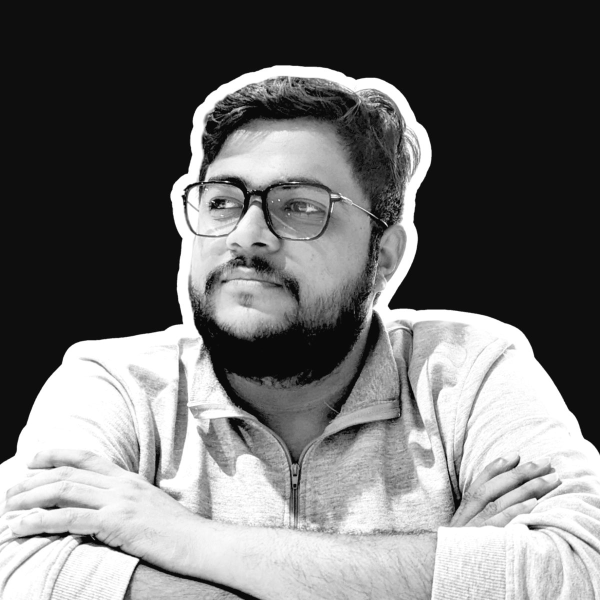
#> input picture assets/img/portrait/saurabh-sticker-1200.jpg, 1200 x 1200 px (shown at 1/2 size)
$ python build-og.py
#> lines starting #> are read from the running program, lines starting #| are printed output that depends on the picture
#!/usr/bin/env python3
"""Compose the Open Graph / Twitter social preview image.

Output: assets/img/og/og-image.png at 1200x630.
Uses the site's self-hosted fonts, so it runs anywhere Pillow does.
"""
from PIL import Image, ImageDraw, ImageFont
import os

ROOT = os.path.dirname(os.path.abspath(__file__))
PORTRAIT = os.path.join(ROOT, "assets/img/portrait/saurabh-sticker-1200.jpg")
ARROW = os.path.join(ROOT, "assets/img/logo/arrow.png")
ARCHIVO = os.path.join(ROOT, "assets/fonts/archivo-latin.woff2")
GEIST = os.path.join(ROOT, "assets/fonts/geist-latin.woff2")
OUT = os.path.join(ROOT, "assets/img/og/og-image.png")

W, H = 1200, 630
BG = (14, 14, 14)        # #0E0E0E
FG = (242, 239, 233)     # #F2EFE9
MUTED = (154, 149, 141)  # #9A958D
LINE = (52, 51, 49)
ACCENT = (255, 117, 31)  # #FF751F
LEFT = 64


def font(path, size, weight, width=None):
    f = ImageFont.truetype(path, size)
    axes = [weight] if width is None else [weight, width]
    f.set_variation_by_axes(axes)
    return f


def tracked(d, xy, text, f, fill, tracking):
    """Draw text with letter-spacing, keeping the font's own kerning."""
    x, y = xy
    for i, ch in enumerate(text):
        d.text((x + f.getlength(text[:i]) + i * tracking, y), ch, font=f, fill=fill)


canvas = Image.new("RGB", (W, H), BG)
#> canvas: PIL image 1200x630 RGB; every value is 14

# Portrait on the right, anchored to the bottom edge. Its background is
# already graded to the page tone, so it sits on the canvas without a frame.
port = Image.open(PORTRAIT).convert("RGB")
#> port is the input picture: PIL image 1200x1200 RGB; min 0, max 255, mean 112.5
size = 640
port = port.resize((size, size), Image.LANCZOS)
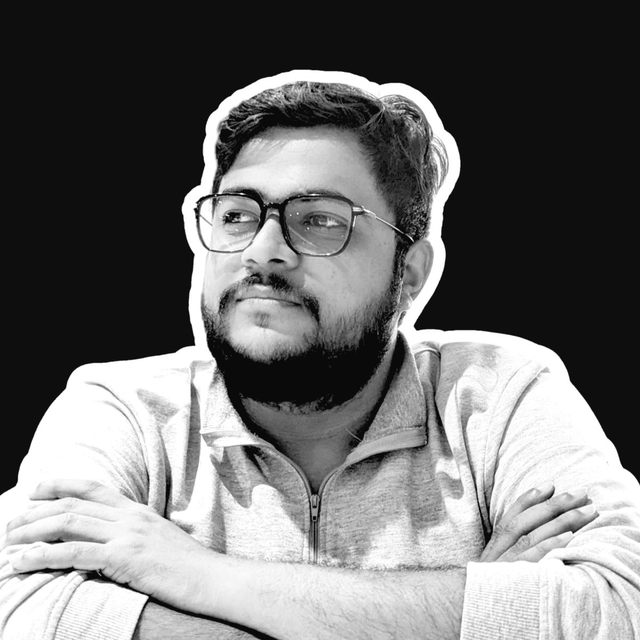
#> port: PIL image 640x640 RGB; min 0, max 255, mean 112.5
canvas.paste(port, (W - size + 40, H - size + 40))
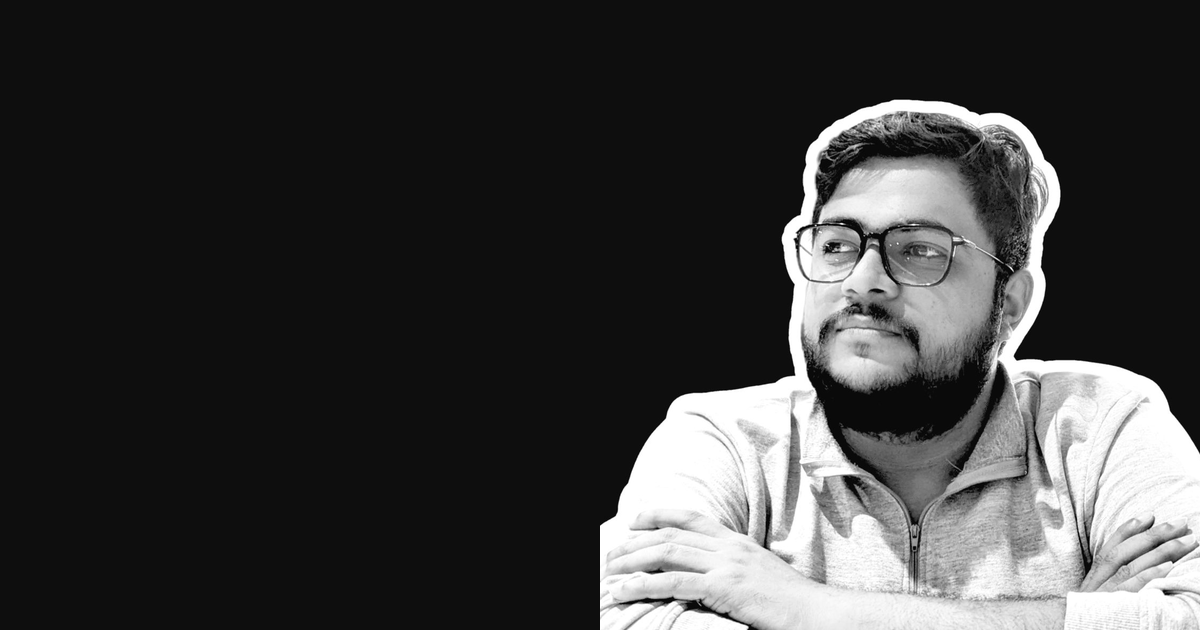
#> canvas: PIL image 1200x630 RGB; min 0, max 255, mean 59.1

d = ImageDraw.Draw(canvas)

# Arrow mark, top right
#> (the run stopped early here; a loop or call above may not have finished)

$ run again, with assets/img/portrait/mic-1200.jpg copied over assets/img/portrait/saurabh-sticker-1200.jpg
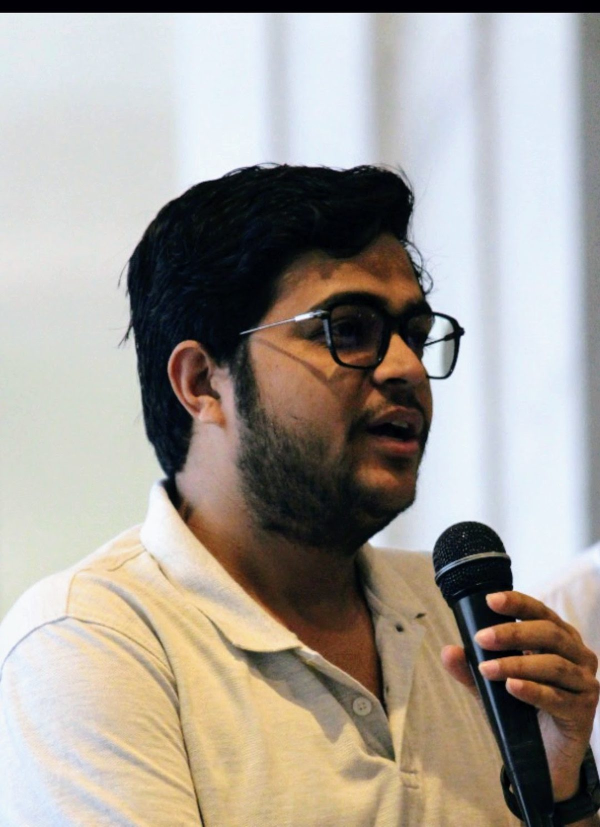
#> input picture assets/img/portrait/mic-1200.jpg, 1200 x 1653 px (shown at 1/2 size)
#> port is the input picture: PIL image 1200x1653 RGB; mean R, G, B 164.7, 158.5, 151
#> `port = port.resize((size, size), Image.LANCZOS)`:
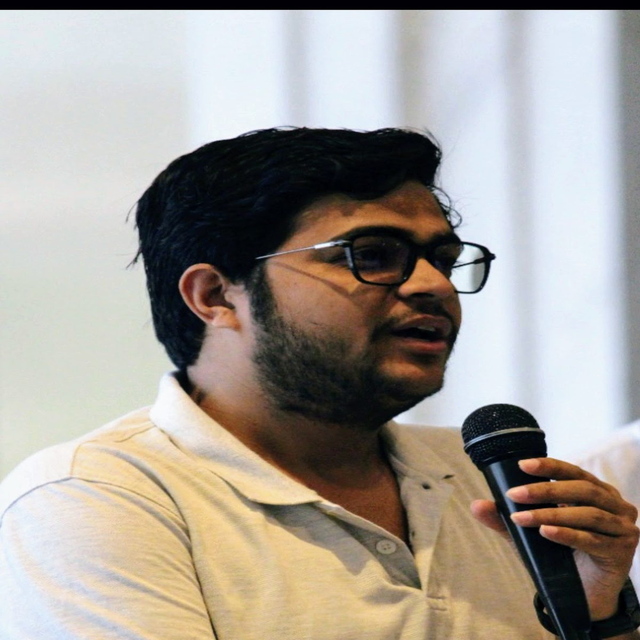
#> port: PIL image 640x640 RGB; mean R, G, B 164.7, 158.5, 151
#> `canvas.paste(port, (W - size + 40, H - size + 40))`:
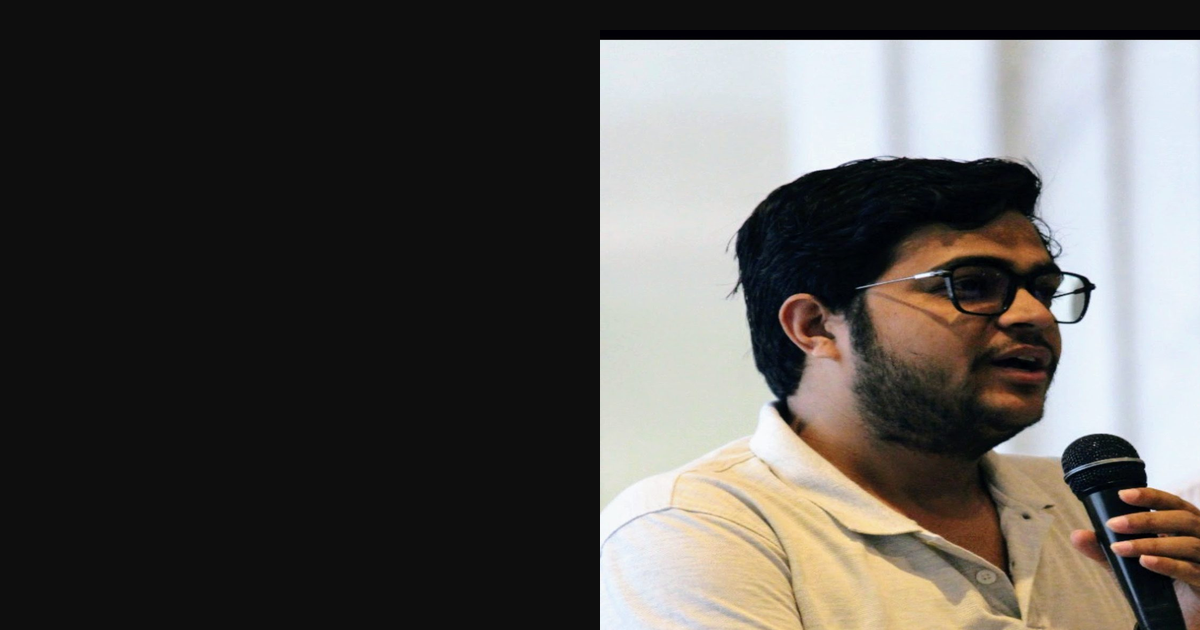
#> canvas: PIL image 1200x630 RGB; mean R, G, B 85.3, 82.6, 79.5
